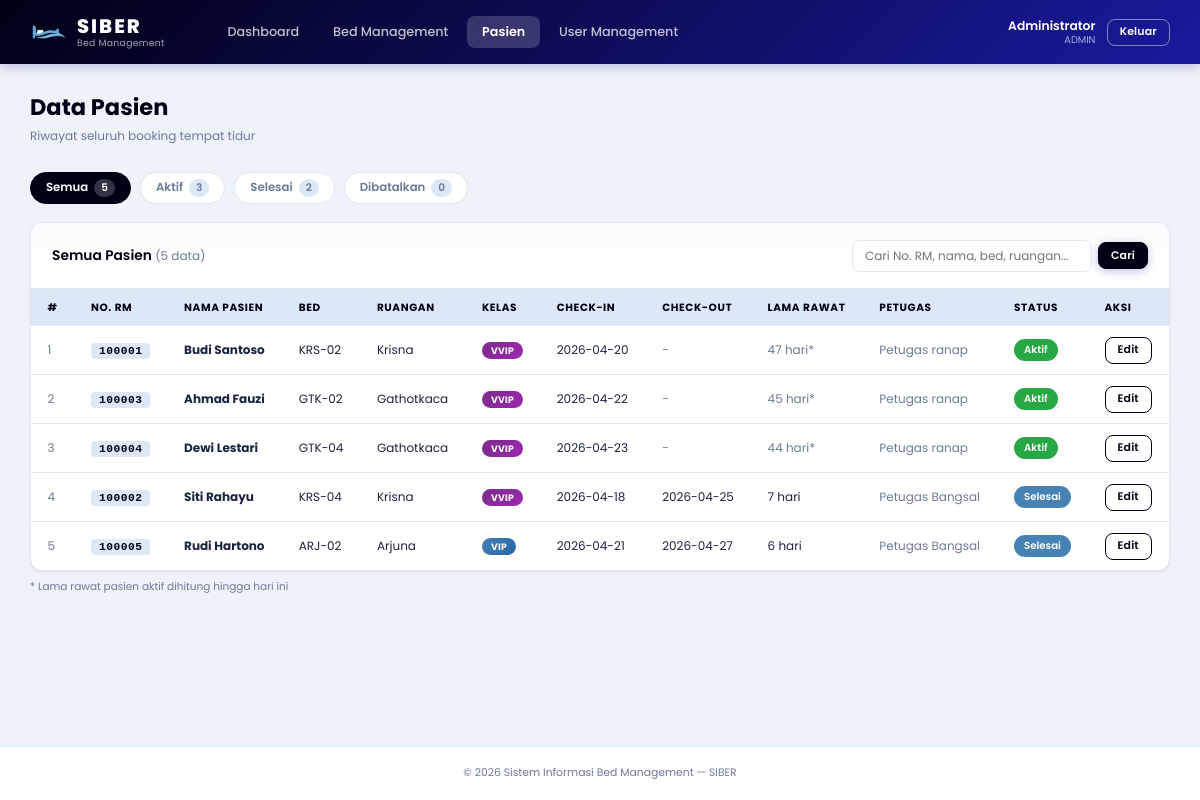
The app's page /pasien.php (signed in) with its own data.
### tables this page shows
CREATE TABLE IF NOT EXISTS `bookings` (
    `id` INT AUTO_INCREMENT PRIMARY KEY,
    `bed_id` INT NOT NULL,
    `user_id` INT NOT NULL,
    `user_role` ENUM('ranap','bangsal') NOT NULL,
    `no_rm` VARCHAR(6) DEFAULT NULL,
    `patient_name` VARCHAR(100) NOT NULL,
    `booking_date` DATE NOT NULL,
    `check_in_date` DATE NOT NULL,
    `check_out_date` DATE DEFAULT NULL,
    `status` ENUM('active','cancelled','completed') NOT NULL DEFAULT 'active',
    `notes` TEXT DEFAULT NULL,
    `created_at` TIMESTAMP DEFAULT CURRENT_TIMESTAMP,
    `updated_at` TIMESTAMP DEFAULT CURRENT_TIMESTAMP ON UPDATE CURRENT_TIMESTAMP,
    FOREIGN KEY (`bed_id`) REFERENCES `beds`(`id`),
    FOREIGN KEY (`user_id`) REFERENCES `users`(`id`),
    INDEX `idx_status` (`status`),
    INDEX `idx_bed_status` (`bed_id`, `status`)
);

CREATE TABLE IF NOT EXISTS `beds` (
    `id` INT AUTO_INCREMENT PRIMARY KEY,
    `room_id` INT NOT NULL,
    `bed_number` INT NOT NULL,
    `bed_code` VARCHAR(10) NOT NULL,
    `status` ENUM('available','booked','cleaning','maintenance') NOT NULL DEFAULT 'available',
    `created_at` TIMESTAMP DEFAULT CURRENT_TIMESTAMP,
    `updated_at` TIMESTAMP DEFAULT CURRENT_TIMESTAMP ON UPDATE CURRENT_TIMESTAMP,
    FOREIGN KEY (`room_id`) REFERENCES `rooms`(`id`) ON DELETE CASCADE,
    INDEX `idx_room_status` (`room_id`, `status`)
);

CREATE TABLE IF NOT EXISTS `rooms` (
    `id` INT AUTO_INCREMENT PRIMARY KEY,
    `room_name` VARCHAR(50) NOT NULL,
    `room_type` ENUM('VVIP','VIP','Kelas 1','Kelas 2','Kelas 3') NOT NULL,
    `total_beds` INT NOT NULL DEFAULT 0,
    `created_at` TIMESTAMP DEFAULT CURRENT_TIMESTAMP,
    `updated_at` TIMESTAMP DEFAULT CURRENT_TIMESTAMP ON UPDATE CURRENT_TIMESTAMP
);

CREATE TABLE IF NOT EXISTS `users` (
    `id` INT AUTO_INCREMENT PRIMARY KEY,
    `username` VARCHAR(50) NOT NULL UNIQUE,
    `password` VARCHAR(255) NOT NULL,
    `full_name` VARCHAR(100) NOT NULL,
    `role` ENUM('admin','ranap','bangsal') NOT NULL DEFAULT 'ranap',
    `created_at` TIMESTAMP DEFAULT CURRENT_TIMESTAMP,
    `updated_at` TIMESTAMP DEFAULT CURRENT_TIMESTAMP ON UPDATE CURRENT_TIMESTAMP
);

### functions.php (called while the page is built, shortened)
<?php
function getAllBookings($pdo, $search = '', $status = '') {
    $where = [];
    $params = [];
    $sql = "
        SELECT bk.*, b.bed_code, r.room_name, r.room_type, u.full_name as petugas
        FROM bookings bk
        JOIN beds b ON bk.bed_id = b.id
        JOIN rooms r ON b.room_id = r.id
        JOIN users u ON bk.user_id = u.id
    ";
    $sql .= " ORDER BY FIELD(bk.status,'active','completed','cancelled'), bk.created_at DESC";
    $stmt = $pdo->prepare($sql);
    $stmt->execute($params);
    return $stmt->fetchAll();
}

### pasien.php (the view, shortened to what this page needs)
<?php
require_once 'functions.php';
$search  = trim($_GET['search'] ?? '');
$filter  = $_GET['status'] ?? '';
$bookings = getAllBookings($pdo, $search, $filter);
$counts = ['active'=>0,'completed'=>0,'cancelled'=>0];
foreach ($bookings as $b) {
    if (isset($counts[$b['status']])) $counts[$b['status']]++;
}
$statusLabel = [
    'active'    => 'Aktif',
    'completed' => 'Selesai',
    'cancelled' => 'Dibatalkan',
];
?>
<!DOCTYPE html>
<html lang="id">
<head>
    <link rel="stylesheet" href="assets/style.css">
</head>
<body>
    <?php include 'partials/navbar.php'; ?>
    <div class="page-wrapper">
        <div class="page-header">
            <div>
                <h2>Data Pasien</h2>
                <p>Riwayat seluruh booking tempat tidur</p>
            </div>
        </div>
        <div class="pasien-summary">
            <a href="pasien.php<?= $search ? '?search='.urlencode($search) : '' ?>" class="summary-pill <?= $filter==='' ? 'active' : '' ?>">
                Semua <span><?= count($bookings) ?></span>
            </a>
            <a href="pasien.php?status=active<?= $search ? '&search='.urlencode($search) : '' ?>" class="summary-pill pill-active <?= $filter==='active' ? 'active' : '' ?>">
                Aktif <span><?= $counts['active'] ?></span>
            </a>
            <a href="pasien.php?status=completed<?= $search ? '&search='.urlencode($search) : '' ?>" class="summary-pill pill-completed <?= $filter==='completed' ? 'active' : '' ?>">
                Selesai <span><?= $counts['completed'] ?></span>
            </a>
            <a href="pasien.php?status=cancelled<?= $search ? '&search='.urlencode($search) : '' ?>" class="summary-pill pill-cancelled <?= $filter==='cancelled' ? 'active' : '' ?>">
                Dibatalkan <span><?= $counts['cancelled'] ?></span>
            </a>
        </div>
        <div class="card">
            <div class="card-header">
                <h3>
                    <?= $filter ? $statusLabel[$filter] : 'Semua Pasien' ?>
                    <span class="text-muted" style="font-weight:400;font-size:0.8rem">(<?= count($bookings) ?> data)</span>
                </h3>
                <form method="GET" class="search-form">
                    <div class="search-wrap">
                        <input type="text" name="search" placeholder="Cari No. RM, nama, bed, ruangan..." value="<?= htmlspecialchars($search) ?>">
                        <button type="submit" class="btn btn-primary btn-sm">Cari</button>
                    </div>
                </form>
            </div>
            <div class="table-wrap">
                <table class="table">
                    <thead>
                        <tr>
                            <th>#</th>
                            <th>No. RM</th>
                            <th>Nama Pasien</th>
                            <th>Bed</th>
                            <th>Ruangan</th>
                            <th>Kelas</th>
                            <th>Check-in</th>
                            <th>Check-out</th>
                            <th>Lama Rawat</th>
                            <th>Petugas</th>
                            <th>Status</th>
                            <th>Aksi</th>
                        </tr>
                    </thead>
                    <tbody>
                        <?php foreach ($bookings as $i => $bk):
                            $checkin  = new DateTime($bk['check_in_date']);
                            $checkout = $bk['check_out_date'] ? new DateTime($bk['check_out_date']) : new DateTime();
                            $diff     = $checkin->diff($checkout);
                            $lama     = $diff->days > 0 ? $diff->days . ' hari' : 'Hari ini';
                        ?>
                        <tr>
                            <td class="text-muted"><?= $i + 1 ?></td>
                            <td><span class="rm-badge"><?= htmlspecialchars($bk['no_rm'] ?? '-') ?></span></td>
                            <td><strong><?= htmlspecialchars($bk['patient_name']) ?></strong></td>
                            <td><?= htmlspecialchars($bk['bed_code']) ?></td>
                            <td><?= htmlspecialchars($bk['room_name']) ?></td>
                            <td><span class="room-type-badge type-<?= strtolower(str_replace(' ','',$bk['room_type'])) ?>"><?= $bk['room_type'] ?></span></td>
                            <td><?= $bk['check_in_date'] ?></td>
                            <td><?= $bk['check_out_date'] ?? '<span class="text-muted">-</span>' ?></td>
                            <td><?= $bk['status'] === 'active' ? '<span class="text-muted">'.$lama.'*</span>' : $lama ?></td>
                            <td class="text-muted"><?= htmlspecialchars($bk['petugas']) ?></td>
                            <td><span class="badge badge-<?= $bk['status'] ?>"><?= $statusLabel[$bk['status']] ?? $bk['status'] ?></span></td>
                            <td>
                                <button class="btn btn-sm btn-outline" onclick="openEditPasien(<?= $bk['id'] ?>, '<?= htmlspecialchars($bk['no_rm'] ?? '', ENT_QUOTES) ?>', '<?= htmlspecialchars($bk['patient_name'], ENT_QUOTES) ?>')">Edit</button>
                            </td>
                        </tr>
                        <?php endforeach; ?>
                    </tbody>
                </table>
            </div>
        </div>
        <p class="text-muted" style="font-size:0.7rem;margin-top:0.5rem">* Lama rawat pasien aktif dihitung hingga hari ini</p>
    </div>
    <?php include 'partials/footer.php'; ?>
</body>
</html>

### assets/style.css (style rules this page uses)
*, *::before, *::after { box-sizing: border-box; margin: 0; padding: 0; }
:root { --primary: #000014; --primary-dark:#000070; --secondary: #4682b4; --bg: #b0c4de; --bg-light: #dce8f5; --bg-page: #eef3f9; --white: #ffffff; --text: #1a2340; --text-muted: #6b7a99; --border: #e0e7f0; --available: #28A745; --booked: #DC3545; --cleaning: #FFC107; --maintenance: #6C757D; --radius: 12px; --radius-sm: 8px; --radius-lg: 16px; --shadow: 0 1px 3px rgba(0,0,139,0.06), 0 1px 2px rgba(0,0,139,0.04); --shadow-md: 0 4px 6px rgba(0,0,139,0.07), 0 2px 4px rgba(0,0,139,0.06); --shadow-lg: 0 10px 15px rgba(0,0,139,0.1), 0 4px 6px rgba(0,0,139,0.05); }
html { font-size: 15px; }
body { font-family: 'Poppins', sans-serif; background: var(--bg-page); color: var(--text); min-height: 100vh; display: flex; flex-direction: column; }
.page-wrapper { max-width: 1400px; margin: 0 auto; padding: 1.75rem 2rem 3rem; flex: 1; width: 100%; }
a { text-decoration: none; color: inherit; }
.page-header { display: flex; align-items: flex-start; justify-content: space-between; margin-bottom: 1.75rem; gap: 1rem; }
.page-header h2 { font-size: 1.5rem; font-weight: 700; color: var(--primary); }
.page-header p { font-size: 0.8rem; color: var(--text-muted); margin-top: 3px; }
.card { background: var(--white); border-radius: var(--radius); box-shadow: var(--shadow); overflow: hidden; border: 1px solid var(--border); }
.card-header { display: flex; align-items: center; justify-content: space-between; padding: 1.1rem 1.4rem; border-bottom: 1px solid var(--border); background: linear-gradient(to bottom, #fafbfc, #fff); }
.card-header h3 { font-size: 0.92rem; font-weight: 600; color: var(--primary); }
.room-type-badge { font-size: 0.62rem; font-weight: 700; padding: 2px 9px; border-radius: 20px; color: #fff; letter-spacing: 0.3px; }
.type-vvip { background: linear-gradient(135deg, #7b2d8b, #9c27b0); }
.type-vip { background: linear-gradient(135deg, var(--secondary), #2563a8); }
.table-wrap { overflow-x: auto; }
.table { width: 100%; border-collapse: collapse; font-size: 0.8rem; }
.table th { background: var(--bg-light); color: var(--primary); font-weight: 700; padding: 0.7rem 1.1rem; text-align: left; font-size: 0.7rem; text-transform: uppercase; letter-spacing: 0.6px; }
.table td { padding: 0.7rem 1.1rem; border-bottom: 1px solid var(--border); }
.table tr:last-child td { border-bottom: none; }
.text-muted { color: var(--text-muted); }
.badge { display: inline-block; padding: 3px 10px; border-radius: 20px; font-size: 0.68rem; font-weight: 600; color: #fff; }
.badge-active { background: var(--available); }
.badge-completed { background: var(--secondary); }
.btn { display: inline-flex; align-items: center; justify-content: center; padding: 0.5rem 1.2rem; border-radius: var(--radius-sm); font-family: 'Poppins', sans-serif; font-size: 0.82rem; font-weight: 600; cursor: pointer; border: 1.5px solid transparent; transition: all 0.15s; white-space: nowrap; letter-spacing: 0.2px; }
.btn-primary { background: var(--primary); color: #fff; border-color: var(--primary); box-shadow: 0 2px 8px rgba(0,0,139,0.25); }
.btn-outline { background: transparent; color: var(--primary); border-color: var(--primary); }
.btn-sm { padding: 0.3rem 0.8rem; font-size: 0.73rem; }
.rm-badge { display: inline-block; font-size: 0.75rem; font-weight: 600; color: var(--primary); background: var(--bg-light); padding: 2px 8px; border-radius: 4px; letter-spacing: 0.5px; font-family: monospace; }
.pasien-summary { display: flex; gap: 0.6rem; margin-bottom: 1.25rem; flex-wrap: wrap; }
.summary-pill { display: inline-flex; align-items: center; gap: 0.4rem; padding: 0.4rem 1rem; border-radius: 20px; font-size: 0.78rem; font-weight: 600; border: 1.5px solid var(--border); background: var(--white); color: var(--text-muted); transition: all 0.15s; cursor: pointer; }
.summary-pill span { background: var(--bg-light); color: var(--text-muted); border-radius: 20px; padding: 1px 7px; font-size: 0.7rem; }
.summary-pill.active { background: var(--primary); color: #fff; border-color: var(--primary); }
.summary-pill.active span { background: rgba(255,255,255,0.2); color: #fff; }
.search-form { display: flex; align-items: center; }
.search-wrap { display: flex; gap: 0.4rem; align-items: center; }
.search-wrap input { padding: 0.4rem 0.8rem; border: 1.5px solid var(--border); border-radius: var(--radius-sm); font-family: 'Poppins', sans-serif; font-size: 0.8rem; outline: none; width: 240px; transition: border-color 0.15s; }

### records on screen
bookings: no_rm "100001", patient_name "Budi Santoso", bed.bed_code "KRS-02", rooms.room_name "Krisna", rooms.room_type "VVIP", check_in_date "2026-04-20", check_out_date "-", user.full_name "Petugas ranap", status "Aktif"
bookings: no_rm "100003", patient_name "Ahmad Fauzi", bed.bed_code "GTK-02", rooms.room_name "Gathotkaca", rooms.room_type "VVIP", check_in_date "2026-04-22", check_out_date "-", user.full_name "Petugas ranap", status "Aktif"
bookings: no_rm "100004", patient_name "Dewi Lestari", bed.bed_code "GTK-04", rooms.room_name "Gathotkaca", rooms.room_type "VVIP", check_in_date "2026-04-23", check_out_date "-", user.full_name "Petugas ranap", status "Aktif"
bookings: no_rm "100002", patient_name "Siti Rahayu", bed.bed_code "KRS-04", rooms.room_name "Krisna", rooms.room_type "VVIP", check_in_date "2026-04-18", check_out_date "2026-04-25", user.full_name "Petugas Bangsal", status "Selesai"
bookings: no_rm "100005", patient_name "Rudi Hartono", bed.bed_code "ARJ-02", rooms.room_name "Arjuna", rooms.room_type "VIP", check_in_date "2026-04-21", check_out_date "2026-04-27", user.full_name "Petugas Bangsal", status "Selesai"

### other values on screen
$_SESSION['full_name'] "Administrator"
$_SESSION['role'] "ADMIN"
count($bookings) "5"
$counts['active'] "3"
$counts['completed'] "2"
$counts['cancelled'] "0"
